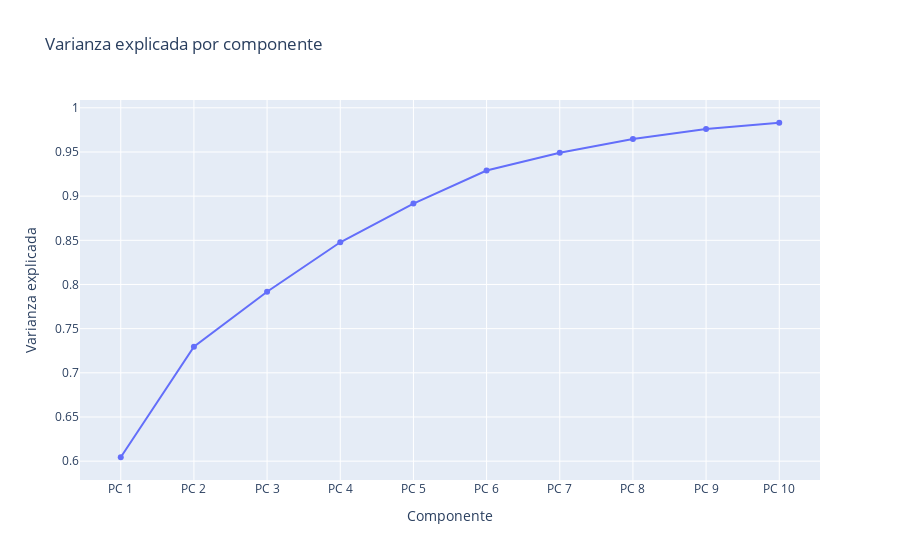

The code cell stored with this chart in its notebook:
### Code cell
fig = px.line(df_ev, x='Componente', y='Varianza explicada', markers=True,
              title="Varianza explicada por componente")
fig.show()

### Figure 1 — Plotly figure (JSON) as saved in the notebook; plotly's stock layout.template omitted (floating-point values rounded to 4 significant figures)
{"data": [{"hovertemplate": "Componente=%{x}<br>Varianza explicada=%{y}<extra></extra>", "legendgroup": "", "line": {"color": "#636efa", "dash": "solid"}, "marker": {"symbol": "circle"}, "mode": "lines+markers", "name": "", "orientation": "v", "showlegend": false, "type": "scatter", "x": ["PC 1", "PC 2", "PC 3", "PC 4", "PC 5", "PC 6", "PC 7", "PC 8", "PC 9", "PC 10"], "xaxis": "x", "y": [0.6044, 0.7295, 0.7917, 0.8478, 0.8916, 0.929, 0.9492, 0.9647, 0.9759, 0.9831], "yaxis": "y"}], "layout": {"legend": {"tracegroupgap": 0}, "title": {"text": "Varianza explicada por componente"}, "xaxis": {"anchor": "y", "domain": [0, 1], "title": {"text": "Componente"}}, "yaxis": {"anchor": "x", "domain": [0, 1], "title": {"text": "Varianza explicada"}}}}
